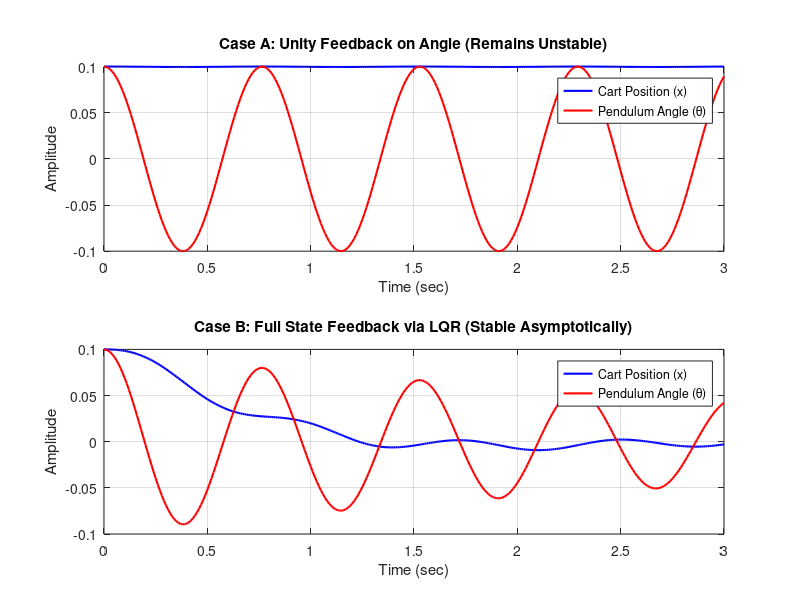

Reproduce this figure in MATLAB.
% =========================================================================
% MATLAB Code: Closed-Loop Simulation (Unity Feedback vs. State Feedback)
% =========================================================================

clear; clc; close all;

% --- 1. Define Physical Parameters ---
M = 2.0;    % Mass of the cart (kg)
m = 0.2;    % Mass of the pendulum (kg)
l = 0.5;    % Distance to the center of mass of the pendulum (m)
g = 9.81;   % Gravity (m/s^2)
I = 0.099;  % Moment of inertia of the pendulum (kg.m^2)

% --- 2. Calculate Matrix Elements ---
D = I*(M + m) + M*m*l^2;
a = (g * m^2 * l^2) / D;
b = -((M + m) * g) / D;
B2 = (I + m*l^2) / D;
B4 = -(m * l) / D;

% --- 3. Build Open-Loop State-Space ---
A = [0 1 0 0;
     0 0 a 0;
     0 0 0 1;
     0 0 b 0];

B = [0; B2; 0; B4];

C = [1 0 0 0;
     0 0 1 0];
     
D_sys = [0; 0];
sys_open = ss(A, B, C, D_sys);
sys_open.StateName = {'x', 'x_dot', 'theta', 'theta_dot'};

% --- 4. Define Initial Conditions ---
% x0 = [Position; Velocity; Angle; Angular Velocity]
x0 = [0.1; 0; 0.1; 0]; 
t = 0:0.01:3; % Simulation time (3 seconds)

%% --- CASE A: Unity Feedback (On Pendulum Angle) ---
% We feedback only the second output (Angle) to the input.
% Feedback matrix K_unity = [0, 1] meaning u = - (0*x + 1*theta)
K_unity = [0, 1]; 
sys_cl_unity = feedback(sys_open, K_unity);

% Simulate zero-input response (only initial conditions)
[Y_unity, t_unity, X_unity] = initial(sys_cl_unity, x0, t);

%% --- CASE B: State Feedback (LQR) ---
% The proper way to stabilize the system using full state feedback u = -Kx
Q = diag([100, 1, 100, 1]); % Penalize position and angle errors heavily
R = 1;                      % Penalize control effort
K_lqr = lqr(A, B, Q, R);    % Calculate optimal feedback gain

% Build Closed-Loop System with LQR: A_new = A - B*K
A_cl = A - B * K_lqr;
sys_cl_lqr = ss(A_cl, B, C, D_sys);

% Simulate zero-input response (only initial conditions)
[Y_lqr, t_lqr, X_lqr] = initial(sys_cl_lqr, x0, t);

%% --- 5. Plotting the Results ---
figure('Name', 'Zero-Input Closed-Loop Response', 'Position', [100, 100, 900, 600]);

% Plot 1: Unity Feedback (Unstable)
subplot(2, 1, 1);
plot(t_unity, X_unity(:,1), 'b', 'LineWidth', 1.5); hold on;
plot(t_unity, X_unity(:,3), 'r', 'LineWidth', 1.5);
title('Case A: Unity Feedback on Angle (Remains Unstable)');
xlabel('Time (sec)');
ylabel('Amplitude');
legend('Cart Position (x)', 'Pendulum Angle (\theta)', 'Location', 'best');
grid on;

% Plot 2: LQR State Feedback (Stable)
subplot(2, 1, 2);
plot(t_lqr, X_lqr(:,1), 'b', 'LineWidth', 1.5); hold on;
plot(t_lqr, X_lqr(:,3), 'r', 'LineWidth', 1.5);
title('Case B: Full State Feedback via LQR (Stable Asymptotically)');
xlabel('Time (sec)');
ylabel('Amplitude');
legend('Cart Position (x)', 'Pendulum Angle (\theta)', 'Location', 'best');
grid on;
